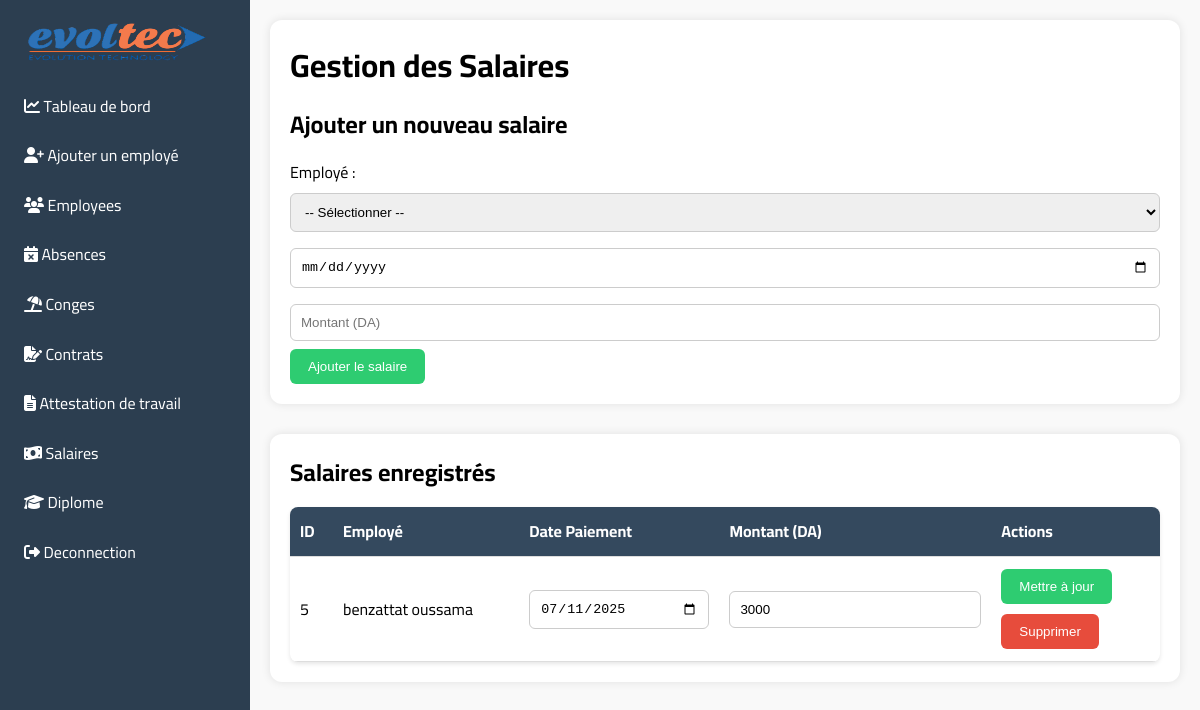
/admin/salaire.php (signed in), run on the app's committed database.
### tables this page shows
CREATE TABLE IF NOT EXISTS `salaire` (
  `ID_SLR` int NOT NULL AUTO_INCREMENT,
  `ID_EMP` int NOT NULL,
  `DATE_PAIEMENT` date DEFAULT NULL,
  `MONTANT` int DEFAULT NULL,
  PRIMARY KEY (`ID_SLR`),
  KEY `FK_SALAIRE_ASSOCIATI_EMPLOYEE` (`ID_EMP`)
);

CREATE TABLE IF NOT EXISTS `employee` (
  `ID_EMP` int NOT NULL AUTO_INCREMENT,
  `N__SERVICE` int NOT NULL,
  `NOM_EMP` varchar(20) DEFAULT NULL,
  `PRENOM_EMP` varchar(20) DEFAULT NULL,
  `DATE_EMP` date DEFAULT NULL,
  `TEL_EMP` varchar(20) DEFAULT NULL,
  `EMAIL_EMP` varchar(30) DEFAULT NULL,
  `ADRESSE_EMP` varchar(50) DEFAULT NULL,
  `DATEEMBAUCH_EMP` date DEFAULT NULL,
  `NOMBRE_D_ENFANT` int DEFAULT NULL,
  `NOM_UTILISATEUR` varchar(20) DEFAULT NULL,
  `MOT_DE_PASSE` varchar(40) DEFAULT NULL,
  `ROLES` varchar(20) DEFAULT NULL,
  `NOMBRE_JOURS_CONGE` int NOT NULL DEFAULT '30',
  PRIMARY KEY (`ID_EMP`),
  UNIQUE KEY `NOM_UTILISATEUR_2` (`NOM_UTILISATEUR`),
  KEY `FK_EMPLOYEE_TRAVAILLE_SERVICE` (`N__SERVICE`),
  KEY `NOM_UTILISATEUR` (`NOM_UTILISATEUR`)
);

### classes/Salary.php (called while the page is built, shortened)
<?php
require_once __DIR__ . '/../config/database.php';
class Salary {
    private $conn;
    private $table_name = "salaire";
    public function __construct() {
        $database = new Database();
        $this->conn = $database->getConnection();
    }
    public function getAll() {
        $query = "SELECT s.*, e.NOM_EMP, e.PRENOM_EMP
                 FROM " . $this->table_name . " s
                 JOIN employee e ON s.ID_EMP = e.ID_EMP
                 ORDER BY s.DATE_PAIEMENT DESC";
        $stmt = $this->conn->prepare($query);
        $stmt->execute();
        return $stmt->fetchAll(PDO::FETCH_ASSOC);
    }
}

### config/database.php (called while the page is built, shortened)
<?php
class Database {
    private $host = "localhost";
    private $db_name = "gestion_personnel";
    private $username = "root";
    private $password = "";
    public function getConnection() {
        $this->conn = null;
        try {
            $this->conn = new PDO(
                "mysql:host=" . $this->host . ";dbname=" . $this->db_name,
                $this->username,
                $this->password
            );
            $this->conn->setAttribute(PDO::ATTR_ERRMODE, PDO::ERRMODE_EXCEPTION);
        } catch(PDOException $e) {
            echo "Connection Error: " . $e->getMessage();
        }
        return $this->conn;
    }
}
?>

### admin/salaire.php (the view, shortened to what this page needs)
<?php
require_once '../classes/Salary.php';
$salary = new Salary();
?>
<!DOCTYPE html>
<html lang="fr">
<head>
    <link rel="stylesheet" href="../assets/css/style.css">
    <link rel="stylesheet" href="https://cdnjs.cloudflare.com/ajax/libs/font-awesome/6.5.0/css/all.min.css">
</head>
<body>
<div class="dashboard-container">
<div class="sidebar">
            <img class="logo2" src="../img/evolteclogo-Photoroom.png" alt="">
             <ul>
                <li><a href="dashboard.php"><i class="fas fa-chart-line"></i> Tableau de bord</a></li>
                <li><a href="create_employee.php"><i class="fas fa-user-plus"></i> Ajouter un employé </a></li>
                <li><a href="employees.php"><i class="fas fa-users"></i> Employees</a></li>
                <li><a href="absences.php"><i class="fas fa-calendar-times"></i> Absences</a></li>
                <li><a href="vacations.php"><i class="fas fa-umbrella-beach"></i> Conges</a></li>
                <li><a href="contracts.php"><i class="fas fa-file-signature"></i> Contrats</a></li>
                <li><a href="admin_attestation_global.php"><i class="fas fa-file-alt"></i> Attestation de travail</a></li>
                <li><a href="salaire.php"><i class="fas fa-money-bill-wave"></i> Salaires</a></li>
                <li><a href="diplome.php"><i class="fas fa-graduation-cap"></i> Diplome</a></li>
                <li><a href="../logout.php"><i class="fas fa-sign-out-alt"></i> Deconnection</a></li>
            </ul>
        </div>
    <div class="all">
        <?php
$salaries = $salary->getAll();
?>
        <div class="formulaire">
            <h1>Gestion des Salaires</h1>
            <h2>Ajouter un nouveau salaire</h2>
            <form method="POST">
                <label>Employé :</label>
                <select name="ID_EMP" required>
                    <option value="">-- Sélectionner --</option>
                </select>
                <input type="date" name="DATE_PAIEMENT" required>
                <input type="text" name="MONTANT" placeholder="Montant (DA)" required>
                <input type="submit" value="Ajouter le salaire">
            </form>
        </div>
        <div class="absenceTable">
            <h2>Salaires enregistrés</h2>
            <table>
                <thead>
                    <tr>
                        <th>ID</th>
                        <th>Employé</th>
                        <th>Date Paiement</th>
                        <th>Montant (DA)</th>
                        <th>Actions</th>
                    </tr>
                </thead>
                <tbody>
                    <?php foreach ($salaries as $s): ?>
                        <tr>
                            <form method="POST">
                                <td><?= $s['ID_SLR'] ?></td>
                                <td><?= $s['NOM_EMP'] . ' ' . $s['PRENOM_EMP'] ?></td>
                                <td><input type="date" name="DATE_PAIEMENT" value="<?= $s['DATE_PAIEMENT'] ?>" required></td>
                                <td><input type="text" name="MONTANT" value="<?= $s['MONTANT'] ?>" required></td>
                                <td>
                                    <input type="submit" value="Mettre à jour">
                            </form>
                            <form method="POST" onsubmit="return confirm('Supprimer ce salaire ?');">
                                <input type="submit" value="Supprimer" style="background: #e74c3c; margin-top: 10px;"
>
                            </form>
                        </tr>
                    <?php endforeach; ?>
                </tbody>
            </table>
        </div>
    </div>
</div>
</body>
</html>

### assets/css/style.css (style rules this page uses)
* { margin: 0; padding: 0; box-sizing: border-box; }
body { font-family: Arial, sans-serif; line-height: 1.6; background-color: #f4f6f9; font-family: "Cairo", sans-serif; }
.dashboard-container { display: flex; min-height: 100vh; }
.sidebar { min-width: 250px; background: #2c3e50; color: white; padding: 1rem; }
.sidebar ul { list-style: none; }
ul { margin-top: -20px; }
.sidebar li { margin-bottom: 0.5rem; }
.sidebar a { color: white; text-decoration: none; display: block; padding: 0.5rem; border-radius: 4px; }
table { width: 100%; border-collapse: collapse; background: white; border-radius: 8px; overflow: hidden; box-shadow: 0 2px 4px rgba(0,0,0,0.1); }
th, td { padding: 12px 10px; border-bottom: 1px solid #ddd; text-align: left; }
th { background-color: #34495e; color: #fff; }
.sidebar .logo2 { height: 50px; width: 90%; margin-bottom: 2rem; }

### admin/salaire.php (style rules this page uses)
body { font-family: "Cairo", sans-serif; }
.all { padding: 20px; background-color: #f9f9f9; flex-grow: 1; overflow-y: auto; min-height: 100vh; box-sizing: border-box; }
.all h1, .all h2 { margin-bottom: 15px; }
.formulaire { background: #ffffff; border-radius: 12px; padding: 20px; box-shadow: 0 0 10px rgba(0, 0, 0, 0.1); margin-bottom: 30px; }
.absenceTable { background: #ffffff; border-radius: 12px; padding: 20px; box-shadow: 0 0 10px rgba(0, 0, 0, 0.1); }
.absenceTable table { width: 100%; border-collapse: collapse; }
.absenceTable th, .absenceTable td { padding: 12px 10px; border-bottom: 1px solid #ddd; text-align: left; }
.absenceTable th { background-color: #34495e; color: #fff; }
input[type="text"], input[type="date"], select { width: 100%; padding: 10px; margin: 8px 0; border: 1px solid #ccc; border-radius: 6px; box-sizing: border-box; }
input[type="submit"] { background-color: #2ecc71; color: white; padding: 10px 18px; border: none; border-radius: 6px; cursor: pointer; margin-right: 5px; }

### data on the page
salaire: ID_SLR "5", ID_EMP.NOM_EMP "benzattat", ID_EMP.PRENOM_EMP "oussama", DATE_PAIEMENT "07/11/2025", MONTANT "3000"
